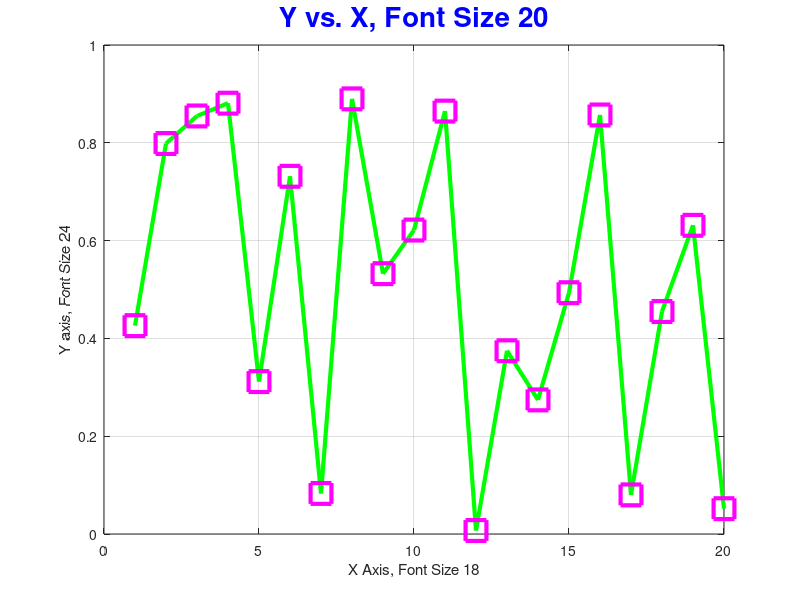

Source code (MATLAB): (Note: this script raises an error after producing the figure.)
% Demo to make a black graph with red Y axis, green X axis, and yellow grid.  Markers are magenta with green lines between them.
% Initialization steps:
clc;    % Clear the command window.
close all;  % Close all figures (except those of imtool.)
clearvars;
workspace;  % Make sure the workspace panel is showing.
format long g;
format compact;
fontSize = 24;

% Create sample data.
X = 1 : 20;
Y = rand(1, 20);
% Plot green lines between the markers.
plot(X, Y, 'g-', 'LineWidth', 3);
hold on;
% Plot magenta markers.
plot(X, Y, 'ms', 'LineWidth', 3, 'MarkerSize', 15);
grid on;
title('Y vs. X, Font Size 20', 'FontSize', 20, 'Color', 'b', 'FontWeight', 'bold');
% Make labels for the two axes.
xlabel('X Axis, Font Size 18');
ylabel('Y axis, Font Size 24');
yticks(0 : 0.2 : 1);
% Get handle to current axes.
ax = gca

% Now let's have fun changing all kinds of things!
% This sets background color to black.
ax.Color = 'k'
ax.YColor = 'r';
% Make the x axis dark green.
darkGreen = [0, 0.6, 0];
ax.XColor = darkGreen;
% Make the grid color yellow.
ax.GridColor = 'y';
ax.GridAlpha = 0.9; % Set's transparency of the grid.
% Set x and y font sizes.
ax.XAxis.FontSize = 18;
ax.YAxis.FontSize = 24;
% Make the axes tick marks and bounding box be really thick.
ax.LineWidth = 3;
% Let's have the tick marks go outside the graph instead of poking inwards
ax.TickDir = 'out';
% The below would set everything: title, x axis, y axis, and tick mark label font sizes.
% ax.FontSize = 34;
% Bold all labels.
ax.FontWeight = 'bold';
hold off

% Now do stuff with the figure, as opposed to the axes control that is ON the figure.
% Maximize the figure
g = gcf; % Get handle to the current figure.
g.WindowState = 'maximized'; % Make it full screen.
g.Name = 'Demo by Image Analyst'; % Put a custom string into the titlebar.
g.NumberTitle = 'off'; % Don't have it put "Figure 1" before the name.
g.MenuBar = 'figure'; % or 'none'
g.ToolBar = 'figure'; % or 'none'
